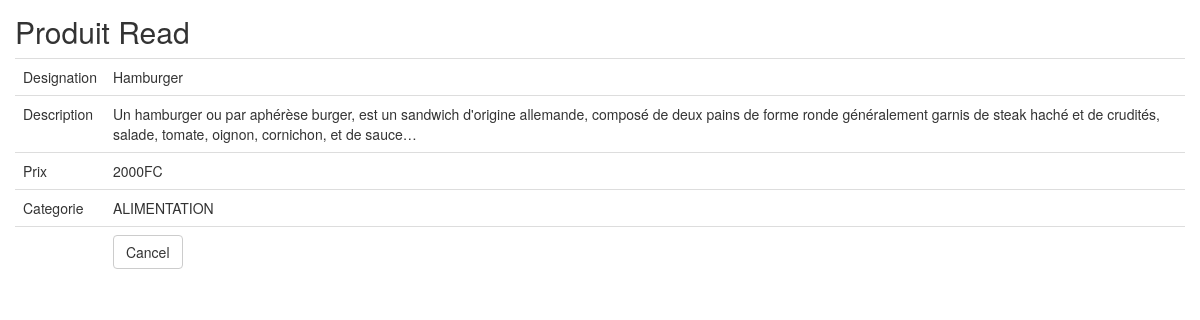
The page /produit/read/10 on the database its author committed.
### tables this page shows
CREATE TABLE IF NOT EXISTS `produit` (
  `id` int(11) NOT NULL AUTO_INCREMENT,
  `designation` varchar(255) NOT NULL,
  `description` varchar(255) DEFAULT NULL,
  `prix` varchar(255) NOT NULL,
  `categorie` enum('ALIMENTATION','HABILLEMENT','BIJOUTERIE','QUINCAILLERIE','PHARMACIE') NOT NULL,
  PRIMARY KEY (`id`),
  UNIQUE KEY `id_UNIQUE` (`id`)
);

### application/controllers/Produit.php (called while the page is built, shortened)
<?php
class Produit extends CI_Controller
{
    function __construct()
    {
        $this->load->model('Produit_model');
        $this->load->library('form_validation');
    }
    public function read($id)
    {
        $row = $this->Produit_model->get_by_id($id);
        if ($row) {
            $data = array(
		'id' => $row->id,
		'designation' => $row->designation,
		'description' => $row->description,
		'prix' => $row->prix,
		'categorie' => $row->categorie,
	    );
            $this->load->view('produit/produit_read', $data);
        } else {
            $this->session->set_flashdata('message', 'Record Not Found');
            redirect(site_url('produit'));
        }
    }
}

### index.php (called while the page is built, shortened)
<?php
require_once BASEPATH.'core/CodeIgniter.php';

### application/models/Produit_model.php (called while the page is built, shortened)
<?php
class Produit_model extends CI_Model
{
    public $table = 'produit';
    public $id = 'id';
    function get_by_id($id)
    {
        $this->db->where($this->id, $id);
        return $this->db->get($this->table)->row();
    }
}

### application/views/produit/produit_read.php (the view, shortened to what this page needs)
<!doctype html>
<html>
    <head>
        <link rel="stylesheet" href="<?php echo base_url('assets/bootstrap/css/bootstrap.min.css') ?>"/>
    </head>
    <body>
        <h2 style="margin-top:0px">Produit Read</h2>
        <table class="table">
	    <tr><td>Designation</td><td><?php echo $designation; ?></td></tr>
	    <tr><td>Description</td><td><?php echo $description; ?></td></tr>
	    <tr><td>Prix</td><td><?php echo $prix; ?></td></tr>
	    <tr><td>Categorie</td><td><?php echo $categorie; ?></td></tr>
	    <tr><td></td><td><a href="<?php echo site_url('produit') ?>" class="btn btn-default">Cancel</a></td></tr>
	</table>
        </body>
</html>

### application/views/produit/produit_read.php (style rules this page uses)
body { padding: 15px; }

### rows shown on the page
produit: designation "Hamburger", description "Un hamburger ou par aphérèse burger, est un sandwich d'origine allemande, composé de deux pains de forme ronde généralement garnis de steak haché et de crudités, salade, tomate, oignon, cornichon, et de sauce…", prix "2000FC", categorie "ALIMENTATION"
